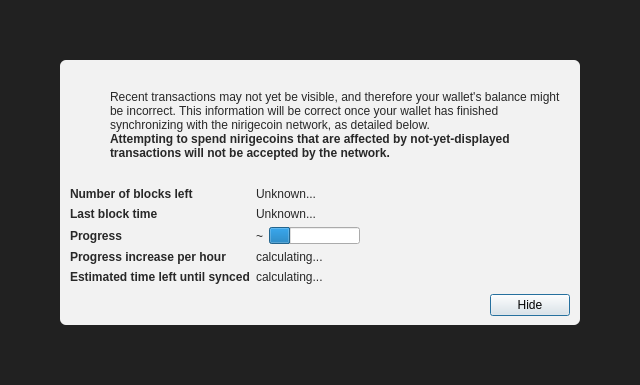
<?xml version="1.0" encoding="UTF-8"?>
<ui version="4.0">
 <class>ModalOverlay</class>
 <widget class="ModalOverlay" name="ModalOverlay">
  <property name="geometry">
   <rect>
    <x>0</x>
    <y>0</y>
    <width>640</width>
    <height>385</height>
   </rect>
  </property>
  <property name="windowTitle">
   <string>Form</string>
  </property>
  <layout class="QVBoxLayout" name="verticalLayout" stretch="0">
   <property name="sizeConstraint">
    <enum>QLayout::SetDefaultConstraint</enum>
   </property>
   <property name="leftMargin">
    <number>0</number>
   </property>
   <property name="topMargin">
    <number>0</number>
   </property>
   <property name="rightMargin">
    <number>0</number>
   </property>
   <property name="bottomMargin">
    <number>0</number>
   </property>
   <item>
    <widget class="QWidget" name="bgWidget" native="true">
     <property name="styleSheet">
      <string notr="true">#bgWidget { background: rgba(0,0,0,220); }</string>
     </property>
     <layout class="QVBoxLayout" name="verticalLayoutMain" stretch="1">
      <property name="leftMargin">
       <number>60</number>
      </property>
      <property name="topMargin">
       <number>60</number>
      </property>
      <property name="rightMargin">
       <number>60</number>
      </property>
      <property name="bottomMargin">
       <number>60</number>
      </property>
      <item>
       <widget class="QWidget" name="contentWidget" native="true">
        <property name="styleSheet">
         <string notr="true">#contentWidget { background: rgba(255,255,255,240); border-radius: 6px; }

QLabel { color: rgb(40,40,40);  }</string>
        </property>
        <layout class="QVBoxLayout" name="verticalLayoutSub" stretch="1,0,0,0">
         <property name="spacing">
          <number>0</number>
         </property>
         <property name="leftMargin">
          <number>10</number>
         </property>
         <property name="topMargin">
          <number>10</number>
         </property>
         <property name="rightMargin">
          <number>10</number>
         </property>
         <property name="bottomMargin">
          <number>10</number>
         </property>
         <item>
          <layout class="QHBoxLayout" name="horizontalLayoutIconText" stretch="0,1">
           <property name="topMargin">
            <number>20</number>
           </property>
           <item>
            <layout class="QVBoxLayout" name="verticalLayoutIcon">
             <property name="leftMargin">
              <number>0</number>
             </property>
             <item>
              <widget class="QPushButton" name="warningIcon">
               <property name="enabled">
                <bool>false</bool>
               </property>
               <property name="text">
                <string/>
               </property>
               <property name="icon">
                <iconset>
                 <normaloff>:/icons/warning</normaloff>
                 <disabledoff>:/icons/warning</disabledoff>:/icons/warning</iconset>
               </property>
               <property name="iconSize">
                <size>
                 <width>48</width>
                 <height>48</height>
                </size>
               </property>
               <property name="flat">
                <bool>true</bool>
               </property>
              </widget>
             </item>
             <item>
              <spacer name="verticalSpacerWarningIcon">
               <property name="orientation">
                <enum>Qt::Vertical</enum>
               </property>
               <property name="sizeHint" stdset="0">
                <size>
                 <width>20</width>
                 <height>40</height>
                </size>
               </property>
              </spacer>
             </item>
            </layout>
           </item>
           <item>
            <layout class="QVBoxLayout" name="verticalLayoutInfoText">
             <property name="leftMargin">
              <number>0</number>
             </property>
             <property name="topMargin">
              <number>0</number>
             </property>
             <item>
              <widget class="QLabel" name="infoText">
               <property name="text">
                <string>Recent transactions may not yet be visible, and therefore your wallet's balance might be incorrect. This information will be correct once your wallet has finished synchronizing with the nirigecoin network, as detailed below.</string>
               </property>
               <property name="textFormat">
                <enum>Qt::RichText</enum>
               </property>
               <property name="wordWrap">
                <bool>true</bool>
               </property>
              </widget>
             </item>
             <item>
              <widget class="QLabel" name="infoTextStrong">
               <property name="font">
                <font>
                 <weight>75</weight>
                 <bold>true</bold>
                </font>
               </property>
               <property name="text">
                <string>Attempting to spend nirigecoins that are affected by not-yet-displayed transactions will not be accepted by the network.</string>
               </property>
               <property name="textFormat">
                <enum>Qt::RichText</enum>
               </property>
               <property name="wordWrap">
                <bool>true</bool>
               </property>
              </widget>
             </item>
             <item>
              <spacer name="verticalSpacerInTextSpace">
               <property name="orientation">
                <enum>Qt::Vertical</enum>
               </property>
               <property name="sizeHint" stdset="0">
                <size>
                 <width>20</width>
                 <height>40</height>
                </size>
               </property>
              </spacer>
             </item>
            </layout>
           </item>
          </layout>
         </item>
         <item>
          <spacer name="verticalSpacerAfterText">
           <property name="orientation">
            <enum>Qt::Vertical</enum>
           </property>
           <property name="sizeHint" stdset="0">
            <size>
             <width>20</width>
             <height>40</height>
            </size>
           </property>
          </spacer>
         </item>
         <item>
          <layout class="QFormLayout" name="formLayout">
           <property name="fieldGrowthPolicy">
            <enum>QFormLayout::FieldsStayAtSizeHint</enum>
           </property>
           <property name="horizontalSpacing">
            <number>6</number>
           </property>
           <property name="verticalSpacing">
            <number>6</number>
           </property>
           <property name="topMargin">
            <number>10</number>
           </property>
           <item row="0" column="0">
            <widget class="QLabel" name="labelNumberOfBlocksLeft">
             <property name="font">
              <font>
               <weight>75</weight>
               <bold>true</bold>
              </font>
             </property>
             <property name="text">
              <string>Number of blocks left</string>
             </property>
            </widget>
           </item>
           <item row="0" column="1">
            <widget class="QLabel" name="numberOfBlocksLeft">
             <property name="text">
              <string>Unknown...</string>
             </property>
            </widget>
           </item>
           <item row="1" column="0">
            <widget class="QLabel" name="labelLastBlockTime">
             <property name="font">
              <font>
               <weight>75</weight>
               <bold>true</bold>
              </font>
             </property>
             <property name="text">
              <string>Last block time</string>
             </property>
            </widget>
           </item>
           <item row="1" column="1">
            <widget class="QLabel" name="newestBlockDate">
             <property name="sizePolicy">
              <sizepolicy hsizetype="Maximum" vsizetype="Preferred">
               <horstretch>0</horstretch>
               <verstretch>0</verstretch>
              </sizepolicy>
             </property>
             <property name="text">
              <string>Unknown...</string>
             </property>
            </widget>
           </item>
           <item row="2" column="0">
            <widget class="QLabel" name="labelSyncDone">
             <property name="font">
              <font>
               <weight>75</weight>
               <bold>true</bold>
              </font>
             </property>
             <property name="text">
              <string>Progress</string>
             </property>
            </widget>
           </item>
           <item row="2" column="1">
            <layout class="QHBoxLayout" name="horizontalLayoutSync" stretch="0,1">
             <item>
              <widget class="QLabel" name="percentageProgress">
               <property name="text">
                <string notr="true">~</string>
               </property>
              </widget>
             </item>
             <item>
              <widget class="QProgressBar" name="progressBar">
               <property name="value">
                <number>24</number>
               </property>
               <property name="format">
                <string/>
               </property>
              </widget>
             </item>
            </layout>
           </item>
           <item row="4" column="0">
            <widget class="QLabel" name="labelProgressIncrease">
             <property name="font">
              <font>
               <weight>75</weight>
               <bold>true</bold>
              </font>
             </property>
             <property name="text">
              <string>Progress increase per hour</string>
             </property>
            </widget>
           </item>
           <item row="4" column="1">
            <widget class="QLabel" name="progressIncreasePerH">
             <property name="text">
              <string>calculating...</string>
             </property>
            </widget>
           </item>
           <item row="5" column="0">
            <widget class="QLabel" name="labelEstimatedTimeLeft">
             <property name="font">
              <font>
               <weight>75</weight>
               <bold>true</bold>
              </font>
             </property>
             <property name="text">
              <string>Estimated time left until synced</string>
             </property>
            </widget>
           </item>
           <item row="5" column="1">
            <widget class="QLabel" name="expectedTimeLeft">
             <property name="text">
              <string>calculating...</string>
             </property>
            </widget>
           </item>
          </layout>
         </item>
         <item>
          <layout class="QHBoxLayout" name="horizontalLayoutButtons">
           <property name="leftMargin">
            <number>10</number>
           </property>
           <property name="topMargin">
            <number>10</number>
           </property>
           <item>
            <spacer name="horizontalSpacer">
             <property name="orientation">
              <enum>Qt::Horizontal</enum>
             </property>
             <property name="sizeHint" stdset="0">
              <size>
               <width>40</width>
               <height>20</height>
              </size>
             </property>
            </spacer>
           </item>
           <item>
            <widget class="QPushButton" name="closeButton">
             <property name="text">
              <string>Hide</string>
             </property>
             <property name="focusPolicy">
              <enum>Qt::StrongFocus</enum>
             </property>
             <property name="default">
              <bool>true</bool>
             </property>
            </widget>
           </item>
          </layout>
         </item>
        </layout>
       </widget>
      </item>
     </layout>
    </widget>
   </item>
  </layout>
 </widget>
 <customwidgets>
  <customwidget>
   <class>ModalOverlay</class>
   <extends>QWidget</extends>
   <header>qt/modaloverlay.h</header>
   <container>1</container>
  </customwidget>
 </customwidgets>
 <resources/>
 <connections/>
</ui>
